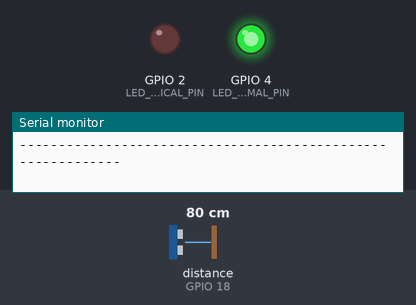
The sketch below on a simulated ESP32. Shown: output pins drawn as LEDs (lit = HIGH), the last lines printed to the serial monitor. Wiring (from diagram.json): ultrasonic range finder: trigger GPIO 5; echo GPIO 18. The inputs (shaded band) are chosen by the test bench; at power-on: distance to the obstacle (sensor on GPIO 18) 80 cm. The echo pulse lasts 58.3 µs per cm; WiFi joins after 1.5 s; servers stay silent unless stated; uploads are accepted with an empty reply; pins used as bus, display or sensor lines are not drawn.

Above: at 3.7 s.
3.8 s: distance to the obstacle (sensor on GPIO 18) set to 22 cm
6.5 s: distance to the obstacle (sensor on GPIO 18) set to 18 cm
At 7.3 s:
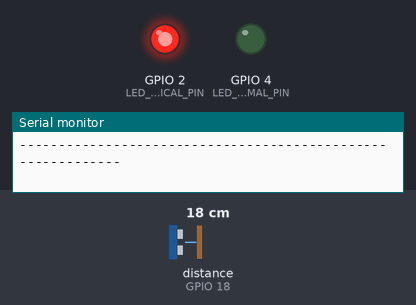
9.2 s: distance to the obstacle (sensor on GPIO 18) set to 35 cm
At 12.1 s:
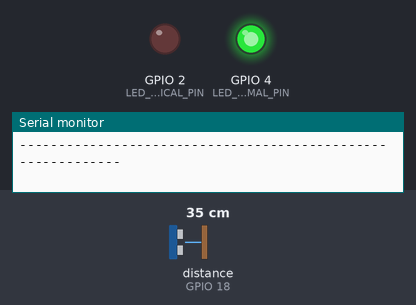
12.4 s: distance to the obstacle (sensor on GPIO 18) set to 2 cm
At 13.9 s:
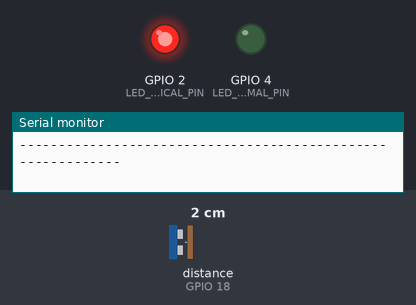
Timing chart, 0 to 15.4 s (numbered marks = the images above; inputs shaded):
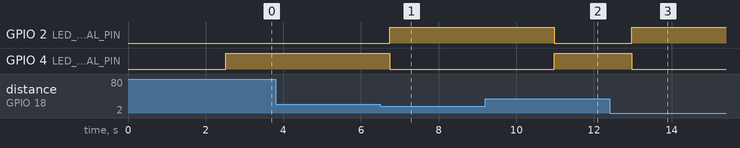

Measured:
- the behaviour switches between 21 and 20 cm on distance to the obstacle (sensor on GPIO 18) (found by bisection; images 0 and 1)
- after the input at 3.8 s, every drawn part: stays the same
- after the input at 6.5 s, GPIO 2 (LED_CRITICAL_PIN): LOW → HIGH after 0.25 s; GPIO 4 (LED_NORMAL_PIN): HIGH → LOW after 0.25 s
- after the input at 9.2 s, GPIO 2 (LED_CRITICAL_PIN): HIGH → LOW after 1.8 s; GPIO 4 (LED_NORMAL_PIN): LOW → HIGH after 1.8 s
- after the input at 12.4 s, GPIO 2 (LED_CRITICAL_PIN): LOW → HIGH after 0.58 s; GPIO 4 (LED_NORMAL_PIN): HIGH → LOW after 0.58 s

The sketch:

sketch.ino
```cpp
/*
  DustbinTracker - ESP32 Smart Waste IoT Simulation
  Components:
    - ESP32 Wi-Fi Microcontroller Module
    - HC-SR04 Ultrasonic Distance Sensor
    - Red LED (Critical Fill >= 80%)
    - Green LED (Normal Status < 80%)

  Features:
    - Measures distance to waste surface
    - Calculates fill percentage
    - Connects to Wi-Fi (Wokwi-GUEST)
    - Sends HTTP POST telemetry to DustbinTracker Cloud API
*/

#include <WiFi.h>
#include <HTTPClient.h>
#include <ArduinoJson.h>

// Pin Configuration
#define TRIG_PIN 5
#define ECHO_PIN 18
#define LED_CRITICAL_PIN 2   // Red LED
#define LED_NORMAL_PIN 4     // Green LED

// Bin Hardware Configuration
const char* DUSTBIN_ID = "BIN-DHK-104";
const float TOTAL_BIN_DEPTH_CM = 100.0; // 100 cm bin height

// Wokwi Wi-Fi credentials
const char* WIFI_SSID = "Wokwi-GUEST";
const char* WIFI_PASSWORD = "";

// DustbinTracker Cloud API Endpoint
const char* API_ENDPOINT = "https://dustbintracker.vercel.app/api/bins/telemetry";

unsigned long lastSendTime = 0;
// Periodic interval: Send and save to MongoDB every 5 minutes (300,000 ms)
const unsigned long SEND_INTERVAL_MS = 5 * 60 * 1000;
bool lastWasCritical = false;

void setup() {
  Serial.begin(115200);
  delay(1000);

  Serial.println("\n==========================================");
  Serial.println("   DustbinTracker - Smart IoT Node v1.0   ");
  Serial.println("==========================================");

  // Initialize Pins
  pinMode(TRIG_PIN, OUTPUT);
  pinMode(ECHO_PIN, INPUT);
  pinMode(LED_CRITICAL_PIN, OUTPUT);
  pinMode(LED_NORMAL_PIN, OUTPUT);

  digitalWrite(LED_CRITICAL_PIN, LOW);
  digitalWrite(LED_NORMAL_PIN, LOW);

  // Connect to Wi-Fi
  Serial.print("Connecting to Wi-Fi: ");
  Serial.println(WIFI_SSID);
  WiFi.begin(WIFI_SSID, WIFI_PASSWORD);

  while (WiFi.status() != WL_CONNECTED) {
    delay(500);
    Serial.print(".");
  }

  Serial.println("\n[WiFi] Connected successfully!");
  Serial.print("[WiFi] IP Address: ");
  Serial.println(WiFi.localIP());
}

// Function to measure distance in centimeters
float measureDistanceCm() {
  digitalWrite(TRIG_PIN, LOW);
  delayMicroseconds(2);
  digitalWrite(TRIG_PIN, HIGH);
  delayMicroseconds(10);
  digitalWrite(TRIG_PIN, LOW);

  long duration = pulseIn(ECHO_PIN, HIGH, 30000); // 30ms timeout (~5m max)

  if (duration == 0) {
    // Sensor timeout or obstruction
    return -1.0;
  }

  // Speed of sound = 343 m/s = 0.0343 cm/us
  float distanceCm = (duration * 0.0343) / 2.0;
  return distanceCm;
}

void loop() {
  unsigned long currentMillis = millis();

  // Read distance from ultrasonic sensor
  float distance = measureDistanceCm();

  if (distance >= 0 && distance <= 400.0) {
    float effectiveDistance = constrain(distance, 0.0, TOTAL_BIN_DEPTH_CM);
    float fillPercentage = ((TOTAL_BIN_DEPTH_CM - effectiveDistance) / TOTAL_BIN_DEPTH_CM) * 100.0;
    int roundedFill = round(fillPercentage);
    bool isCritical = (roundedFill >= 80);

    // Update Local Status LEDs immediately
    if (isCritical) {
      digitalWrite(LED_CRITICAL_PIN, HIGH);
      digitalWrite(LED_NORMAL_PIN, LOW);
    } else {
      digitalWrite(LED_CRITICAL_PIN, LOW);
      digitalWrite(LED_NORMAL_PIN, HIGH);
    }

    // Trigger condition:
    // 1. Initial startup (lastSendTime == 0)
    // 2. Periodic 5-minute interval reached (300,000 ms)
    // 3. Urgent overflow event: Bin suddenly crosses 80% without waiting 5 minutes
    bool shouldSendUpdate = (lastSendTime == 0) ||
                            (currentMillis - lastSendTime >= SEND_INTERVAL_MS) ||
                            (isCritical && !lastWasCritical);

    if (shouldSendUpdate) {
      lastSendTime = currentMillis;
      lastWasCritical = isCritical;

      if (isCritical) {
        Serial.println("\n[STATUS] 🚨 CRITICAL FILL DETECTED (>= 80%)! Triggering urgent alert...");
      } else {
        Serial.println("\n[STATUS] ⏱️ 5-Minute Periodic Update Cycle");
      }

      Serial.printf("Dustbin ID    : %s\n", DUSTBIN_ID);
      Serial.printf("Distance      : %.2f cm\n", distance);
      Serial.printf("Fill Level    : %d %%\n", roundedFill);

      // Transmit telemetry to Cloud Backend (MongoDB Atlas via Vercel)
      if (WiFi.status() == WL_CONNECTED) {
        HTTPClient http;
        http.begin(API_ENDPOINT);
        http.addHeader("Content-Type", "application/json");

        StaticJsonDocument<200> doc;
        doc["binId"] = DUSTBIN_ID;
        doc["distanceCm"] = distance;
        doc["fillLevel"] = roundedFill;

        String requestBody;
        serializeJson(doc, requestBody);

        Serial.print("[HTTP] Transmitting payload to MongoDB: ");
        Serial.println(requestBody);

        int httpResponseCode = http.POST(requestBody);

        if (httpResponseCode > 0) {
          String response = http.getString();
          Serial.printf("[HTTP] Success (Status %d) - Saved in MongoDB!\n", httpResponseCode);
          Serial.println("[HTTP] Server Response: " + response);
        } else {
          Serial.printf("[HTTP] Failed to transmit: %s\n", http.errorToString(httpResponseCode).c_str());
        }

        http.end();
      } else {
        Serial.println("[WiFi] Reconnecting to Wi-Fi...");
        WiFi.reconnect();
      }

      Serial.println("[Schedule] Next regular MongoDB update in 5 minutes (300s)...");
      Serial.println("------------------------------------------------------------");
    }
  }

  delay(2000); // Check sensor every 2 seconds
}
```
